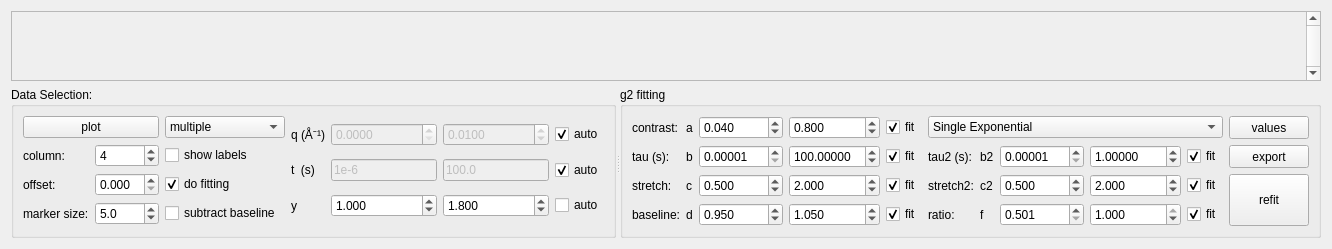
       <widget class="QWidget" name="tab_6">
        <attribute name="title">
         <string>g2</string>
        </attribute>
        <layout class="QGridLayout" name="gridLayout_8">
         <item row="0" column="0">
          <widget class="QScrollArea" name="scrollArea">
           <property name="sizePolicy">
            <sizepolicy hsizetype="Preferred" vsizetype="Preferred">
             <horstretch>0</horstretch>
             <verstretch>30</verstretch>
            </sizepolicy>
           </property>
           <property name="minimumSize">
            <size>
             <width>0</width>
             <height>0</height>
            </size>
           </property>
           <property name="verticalScrollBarPolicy">
            <enum>Qt::ScrollBarPolicy::ScrollBarAlwaysOn</enum>
           </property>
           <property name="sizeAdjustPolicy">
            <enum>QAbstractScrollArea::SizeAdjustPolicy::AdjustToContents</enum>
           </property>
           <property name="widgetResizable">
            <bool>true</bool>
           </property>
           <widget class="QWidget" name="g2_scroll_area">
            <property name="geometry">
             <rect>
              <x>0</x>
              <y>0</y>
              <width>1134</width>
              <height>680</height>
             </rect>
            </property>
            <property name="sizePolicy">
             <sizepolicy hsizetype="Expanding" vsizetype="Expanding">
              <horstretch>0</horstretch>
              <verstretch>0</verstretch>
             </sizepolicy>
            </property>
            <layout class="QGridLayout" name="gridLayout_10">
             <item row="1" column="0">
              <widget class="PlotWidgetDev" name="mp_g2" native="true">
               <property name="sizePolicy">
                <sizepolicy hsizetype="Expanding" vsizetype="Preferred">
                 <horstretch>0</horstretch>
                 <verstretch>0</verstretch>
                </sizepolicy>
               </property>
               <property name="minimumSize">
                <size>
                 <width>0</width>
                 <height>0</height>
                </size>
               </property>
               <property name="autoFillBackground">
                <bool>false</bool>
               </property>
              </widget>
             </item>
            </layout>
           </widget>
          </widget>
         </item>
         <item row="1" column="0">
          <widget class="QSplitter" name="splitter_2">
           <property name="orientation">
            <enum>Qt::Orientation::Horizontal</enum>
           </property>
           <widget class="QGroupBox" name="groupBox">
            <property name="sizePolicy">
             <sizepolicy hsizetype="Preferred" vsizetype="Preferred">
              <horstretch>0</horstretch>
              <verstretch>0</verstretch>
             </sizepolicy>
            </property>
            <property name="minimumSize">
             <size>
              <width>0</width>
              <height>0</height>
             </size>
            </property>
            <property name="maximumSize">
             <size>
              <width>16777215</width>
              <height>65536</height>
             </size>
            </property>
            <property name="title">
             <string>Data Selection:</string>
            </property>
            <layout class="QGridLayout" name="gridLayout_13">
             <item row="0" column="1">
              <layout class="QGridLayout" name="gridLayout_11">
               <item row="1" column="0">
                <widget class="QLabel" name="label_4">
                 <property name="text">
                  <string>t  (s)</string>
                 </property>
                </widget>
               </item>
               <item row="0" column="0">
                <widget class="QLabel" name="label_3">
                 <property name="text">
                  <string>q (Å⁻¹)</string>
                 </property>
                </widget>
               </item>
               <item row="2" column="0">
                <widget class="QLabel" name="label_7">
                 <property name="text">
                  <string>y </string>
                 </property>
                </widget>
               </item>
               <item row="0" column="1">
                <widget class="QDoubleSpinBox" name="g2_qmin">
                 <property name="enabled">
                  <bool>false</bool>
                 </property>
                 <property name="sizePolicy">
                  <sizepolicy hsizetype="Preferred" vsizetype="Fixed">
                   <horstretch>0</horstretch>
                   <verstretch>0</verstretch>
                  </sizepolicy>
                 </property>
                 <property name="decimals">
                  <number>4</number>
                 </property>
                 <property name="singleStep">
                  <double>0.001000000000000</double>
                 </property>
                </widget>
               </item>
               <item row="0" column="2">
                <widget class="QDoubleSpinBox" name="g2_qmax">
                 <property name="enabled">
                  <bool>false</bool>
                 </property>
                 <property name="sizePolicy">
                  <sizepolicy hsizetype="Preferred" vsizetype="Fixed">
                   <horstretch>0</horstretch>
                   <verstretch>0</verstretch>
                  </sizepolicy>
                 </property>
                 <property name="decimals">
                  <number>4</number>
                 </property>
                 <property name="singleStep">
                  <double>0.001000000000000</double>
                 </property>
                 <property name="value">
                  <double>0.010000000000000</double>
                 </property>
                </widget>
               </item>
               <item row="2" column="1">
                <widget class="QDoubleSpinBox" name="g2_ymin">
                 <property name="sizePolicy">
                  <sizepolicy hsizetype="Preferred" vsizetype="Fixed">
                   <horstretch>0</horstretch>
                   <verstretch>0</verstretch>
                  </sizepolicy>
                 </property>
                 <property name="decimals">
                  <number>3</number>
                 </property>
                 <property name="minimum">
                  <double>-1.000000000000000</double>
                 </property>
                 <property name="singleStep">
                  <double>0.010000000000000</double>
                 </property>
                 <property name="value">
                  <double>1.000000000000000</double>
                 </property>
                </widget>
               </item>
               <item row="2" column="2">
                <widget class="QDoubleSpinBox" name="g2_ymax">
                 <property name="sizePolicy">
                  <sizepolicy hsizetype="Preferred" vsizetype="Fixed">
                   <horstretch>0</horstretch>
                   <verstretch>0</verstretch>
                  </sizepolicy>
                 </property>
                 <property name="decimals">
                  <number>3</number>
                 </property>
                 <property name="minimum">
                  <double>-1.000000000000000</double>
                 </property>
                 <property name="singleStep">
                  <double>0.010000000000000</double>
                 </property>
                 <property name="value">
                  <double>1.800000000000000</double>
                 </property>
                </widget>
               </item>
               <item row="1" column="1">
                <widget class="QLineEdit" name="g2_tmin">
                 <property name="enabled">
                  <bool>false</bool>
                 </property>
                 <property name="sizePolicy">
                  <sizepolicy hsizetype="Preferred" vsizetype="Fixed">
                   <horstretch>0</horstretch>
                   <verstretch>0</verstretch>
                  </sizepolicy>
                 </property>
                 <property name="text">
                  <string>1e-6</string>
                 </property>
                </widget>
               </item>
               <item row="1" column="2">
                <widget class="QLineEdit" name="g2_tmax">
                 <property name="enabled">
                  <bool>false</bool>
                 </property>
                 <property name="sizePolicy">
                  <sizepolicy hsizetype="Preferred" vsizetype="Fixed">
                   <horstretch>0</horstretch>
                   <verstretch>0</verstretch>
                  </sizepolicy>
                 </property>
                 <property name="text">
                  <string>100.0</string>
                 </property>
                </widget>
               </item>
               <item row="2" column="3">
                <widget class="QCheckBox" name="g2_yauto">
                 <property name="sizePolicy">
                  <sizepolicy hsizetype="Preferred" vsizetype="Fixed">
                   <horstretch>0</horstretch>
                   <verstretch>0</verstretch>
                  </sizepolicy>
                 </property>
                 <property name="text">
                  <string>auto</string>
                 </property>
                </widget>
               </item>
               <item row="1" column="3">
                <widget class="QCheckBox" name="g2_tauto">
                 <property name="text">
                  <string>auto</string>
                 </property>
                 <property name="checked">
                  <bool>true</bool>
                 </property>
                </widget>
               </item>
               <item row="0" column="3">
                <widget class="QCheckBox" name="g2_qauto">
                 <property name="text">
                  <string>auto</string>
                 </property>
                 <property name="checked">
                  <bool>true</bool>
                 </property>
                </widget>
               </item>
              </layout>
             </item>
             <item row="0" column="0">
              <layout class="QGridLayout" name="gridLayout_19">
               <item row="0" column="0" colspan="2">
                <widget class="QPushButton" name="pushButton_4">
                 <property name="sizePolicy">
                  <sizepolicy hsizetype="Minimum" vsizetype="Fixed">
                   <horstretch>0</horstretch>
                   <verstretch>0</verstretch>
                  </sizepolicy>
                 </property>
                 <property name="minimumSize">
                  <size>
                   <width>0</width>
                   <height>0</height>
                  </size>
                 </property>
                 <property name="text">
                  <string>plot</string>
                 </property>
                </widget>
               </item>
               <item row="2" column="0">
                <widget class="QLabel" name="label">
                 <property name="text">
                  <string>offset:</string>
                 </property>
                </widget>
               </item>
               <item row="1" column="1">
                <widget class="QSpinBox" name="sb_g2_column">
                 <property name="minimum">
                  <number>1</number>
                 </property>
                 <property name="maximum">
                  <number>8</number>
                 </property>
                 <property name="singleStep">
                  <number>1</number>
                 </property>
                 <property name="value">
                  <number>4</number>
                 </property>
                </widget>
               </item>
               <item row="3" column="0">
                <widget class="QLabel" name="label_53">
                 <property name="text">
                  <string>marker size:</string>
                 </property>
                </widget>
               </item>
               <item row="1" column="0">
                <widget class="QLabel" name="label_8">
                 <property name="text">
                  <string>column:</string>
                 </property>
                </widget>
               </item>
               <item row="2" column="1">
                <widget class="QDoubleSpinBox" name="sb_g2_offset">
                 <property name="decimals">
                  <number>3</number>
                 </property>
                 <property name="singleStep">
                  <double>0.005000000000000</double>
                 </property>
                </widget>
               </item>
               <item row="3" column="1">
                <widget class="QDoubleSpinBox" name="g2_marker_size">
                 <property name="decimals">
                  <number>1</number>
                 </property>
                 <property name="minimum">
                  <double>1.000000000000000</double>
                 </property>
                 <property name="maximum">
                  <double>15.000000000000000</double>
                 </property>
                 <property name="singleStep">
                  <double>1.000000000000000</double>
                 </property>
                 <property name="value">
                  <double>5.000000000000000</double>
                 </property>
                </widget>
               </item>
               <item row="3" column="2" colspan="3">
                <widget class="QCheckBox" name="g2_sub_baseline">
                 <property name="sizePolicy">
                  <sizepolicy hsizetype="Preferred" vsizetype="Fixed">
                   <horstretch>0</horstretch>
                   <verstretch>0</verstretch>
                  </sizepolicy>
                 </property>
                 <property name="text">
                  <string>subtract baseline</string>
                 </property>
                 <property name="checked">
                  <bool>false</bool>
                 </property>
                </widget>
               </item>
               <item row="2" column="2" colspan="3">
                <widget class="QCheckBox" name="g2_show_fit">
                 <property name="sizePolicy">
                  <sizepolicy hsizetype="Preferred" vsizetype="Fixed">
                   <horstretch>0</horstretch>
                   <verstretch>0</verstretch>
                  </sizepolicy>
                 </property>
                 <property name="text">
                  <string>do fitting</string>
                 </property>
                 <property name="checked">
                  <bool>true</bool>
                 </property>
                </widget>
               </item>
               <item row="1" column="2" colspan="3">
                <widget class="QCheckBox" name="g2_show_label">
                 <property name="sizePolicy">
                  <sizepolicy hsizetype="Preferred" vsizetype="Fixed">
                   <horstretch>0</horstretch>
                   <verstretch>0</verstretch>
                  </sizepolicy>
                 </property>
                 <property name="text">
                  <string>show labels</string>
                 </property>
                 <property name="checked">
                  <bool>false</bool>
                 </property>
                </widget>
               </item>
               <item row="0" column="2" colspan="3">
                <widget class="QComboBox" name="g2_plot_type">
                 <property name="sizePolicy">
                  <sizepolicy hsizetype="Preferred" vsizetype="Fixed">
                   <horstretch>0</horstretch>
                   <verstretch>0</verstretch>
                  </sizepolicy>
                 </property>
                 <item>
                  <property name="text">
                   <string>multiple</string>
                  </property>
                 </item>
                 <item>
                  <property name="text">
                   <string>single</string>
                  </property>
                 </item>
                 <item>
                  <property name="text">
                   <string>single-combined</string>
                  </property>
                 </item>
                </widget>
               </item>
              </layout>
             </item>
            </layout>
           </widget>
           <widget class="QGroupBox" name="groupBox_2">
            <property name="sizePolicy">
             <sizepolicy hsizetype="Preferred" vsizetype="Preferred">
              <horstretch>0</horstretch>
              <verstretch>0</verstretch>
             </sizepolicy>
            </property>
            <property name="minimumSize">
             <size>
              <width>0</width>
              <height>0</height>
             </size>
            </property>
            <property name="maximumSize">
             <size>
              <width>16777215</width>
              <height>65536</height>
             </size>
            </property>
            <property name="title">
             <string>g2 fitting</string>
            </property>
            <layout class="QGridLayout" name="gridLayout_14">
             <item row="0" column="0" rowspan="3">
              <layout class="QGridLayout" name="gridLayout_12">
               <item row="3" column="7">
                <widget class="QDoubleSpinBox" name="g2_fmin">
                 <property name="decimals">
                  <number>3</number>
                 </property>
                 <property name="minimum">
                  <double>0.501000000000000</double>
                 </property>
                 <property name="maximum">
                  <double>1.000000000000000</double>
                 </property>
                </widget>
               </item>
               <item row="3" column="8">
                <widget class="QDoubleSpinBox" name="g2_fmax">
                 <property name="decimals">
                  <number>3</number>
                 </property>
                 <property name="minimum">
                  <double>0.501000000000000</double>
                 </property>
                 <property name="maximum">
                  <double>1.000000000000000</double>
                 </property>
                 <property name="value">
                  <double>1.000000000000000</double>
                 </property>
                </widget>
               </item>
               <item row="2" column="7">
                <widget class="QDoubleSpinBox" name="g2_c2min">
                 <property name="decimals">
                  <number>3</number>
                 </property>
                 <property name="value">
                  <double>0.500000000000000</double>
                 </property>
                </widget>
               </item>
               <item row="2" column="8">
                <widget class="QDoubleSpinBox" name="g2_c2max">
                 <property name="decimals">
                  <number>3</number>
                 </property>
                 <property name="value">
                  <double>2.000000000000000</double>
                 </property>
                </widget>
               </item>
               <item row="1" column="8">
                <widget class="QDoubleSpinBox" name="g2_b2max">
                 <property name="decimals">
                  <number>5</number>
                 </property>
                 <property name="maximum">
                  <double>9999.999900000000707</double>
                 </property>
                 <property name="value">
                  <double>1.000000000000000</double>
                 </property>
                </widget>
               </item>
               <item row="1" column="7">
                <widget class="QDoubleSpinBox" name="g2_b2min">
                 <property name="decimals">
                  <number>5</number>
                 </property>
                 <property name="minimum">
                  <double>0.000010000000000</double>
                 </property>
                 <property name="maximum">
                  <double>999.999000000000024</double>
                 </property>
                 <property name="value">
                  <double>0.000010000000000</double>
                 </property>
                </widget>
               </item>
               <item row="2" column="6">
                <widget class="QLabel" name="label_66">
                 <property name="text">
                  <string>c2</string>
                 </property>
                </widget>
               </item>
               <item row="3" column="0">
                <widget class="QLabel" name="label_48">
                 <property name="text">
                  <string>baseline:</string>
                 </property>
                </widget>
               </item>
               <item row="2" column="9">
                <widget class="QCheckBox" name="g2_c2fit">
                 <property name="text">
                  <string>fit</string>
                 </property>
                 <property name="checked">
                  <bool>true</bool>
                 </property>
                </widget>
               </item>
               <item row="3" column="1">
                <widget class="QLabel" name="label_41">
                 <property name="text">
                  <string>d</string>
                 </property>
                </widget>
               </item>
               <item row="3" column="4">
                <widget class="QCheckBox" name="g2_dfit">
                 <property name="text">
                  <string>fit</string>
                 </property>
                 <property name="checked">
                  <bool>true</bool>
                 </property>
                </widget>
               </item>
               <item row="3" column="5">
                <widget class="QLabel" name="label_63">
                 <property name="text">
                  <string>ratio:</string>
                 </property>
                </widget>
               </item>
               <item row="3" column="9">
                <widget class="QCheckBox" name="g2_ffit">
                 <property name="text">
                  <string>fit</string>
                 </property>
                 <property name="checked">
                  <bool>true</bool>
                 </property>
                </widget>
               </item>
               <item row="0" column="5" colspan="5">
                <widget class="QComboBox" name="g2_fitting_function">
                 <item>
                  <property name="text">
                   <string>Single Exponential</string>
                  </property>
                 </item>
                 <item>
                  <property name="text">
                   <string>Double Exponential</string>
                  </property>
                 </item>
                </widget>
               </item>
               <item row="3" column="6">
                <widget class="QLabel" name="label_67">
                 <property name="text">
                  <string>f</string>
                 </property>
                </widget>
               </item>
               <item row="0" column="2">
                <widget class="QDoubleSpinBox" name="g2_amin">
                 <property name="decimals">
                  <number>3</number>
                 </property>
                 <property name="maximum">
                  <double>999.999000000000024</double>
                 </property>
                 <property name="singleStep">
                  <double>0.010000000000000</double>
                 </property>
                 <property name="value">
                  <double>0.040000000000000</double>
                 </property>
                </widget>
               </item>
               <item row="0" column="3">
                <widget class="QDoubleSpinBox" name="g2_amax">
                 <property name="decimals">
                  <number>3</number>
                 </property>
                 <property name="maximum">
                  <double>999.999000000000024</double>
                 </property>
                 <property name="singleStep">
                  <double>0.010000000000000</double>
                 </property>
                 <property name="value">
                  <double>0.800000000000000</double>
                 </property>
                </widget>
               </item>
               <item row="3" column="2">
                <widget class="QDoubleSpinBox" name="g2_dmin">
                 <property name="decimals">
                  <number>3</number>
                 </property>
                 <property name="singleStep">
                  <double>0.010000000000000</double>
                 </property>
                 <property name="value">
                  <double>0.950000000000000</double>
                 </property>
                </widget>
               </item>
               <item row="3" column="3">
                <widget class="QDoubleSpinBox" name="g2_dmax">
                 <property name="decimals">
                  <number>3</number>
                 </property>
                 <property name="singleStep">
                  <double>0.050000000000000</double>
                 </property>
                 <property name="value">
                  <double>1.050000000000000</double>
                 </property>
                </widget>
               </item>
               <item row="2" column="2">
                <widget class="QDoubleSpinBox" name="g2_cmin">
                 <property name="decimals">
                  <number>3</number>
                 </property>
                 <property name="singleStep">
                  <double>0.010000000000000</double>
                 </property>
                 <property name="value">
                  <double>0.500000000000000</double>
                 </property>
                </widget>
               </item>
               <item row="2" column="3">
                <widget class="QDoubleSpinBox" name="g2_cmax">
                 <property name="decimals">
                  <number>3</number>
                 </property>
                 <property name="singleStep">
                  <double>0.010000000000000</double>
                 </property>
                 <property name="value">
                  <double>2.000000000000000</double>
                 </property>
                </widget>
               </item>
               <item row="1" column="2">
                <widget class="QDoubleSpinBox" name="g2_bmin">
                 <property name="decimals">
                  <number>5</number>
                 </property>
                 <property name="minimum">
                  <double>0.000010000000000</double>
                 </property>
                 <property name="maximum">
                  <double>999.999900000000025</double>
                 </property>
                 <property name="value">
                  <double>0.000010000000000</double>
                 </property>
                </widget>
               </item>
               <item row="1" column="3">
                <widget class="QDoubleSpinBox" name="g2_bmax">
                 <property name="decimals">
                  <number>5</number>
                 </property>
                 <property name="maximum">
                  <double>9999.999900000000707</double>
                 </property>
                 <property name="value">
                  <double>100.000000000000000</double>
                 </property>
                </widget>
               </item>
               <item row="0" column="0">
                <widget class="QLabel" name="label_45">
                 <property name="text">
                  <string>contrast:</string>
                 </property>
                </widget>
               </item>
               <item row="0" column="1">
                <widget class="QLabel" name="label_5">
                 <property name="text">
                  <string>a</string>
                 </property>
                </widget>
               </item>
               <item row="0" column="4">
                <widget class="QCheckBox" name="g2_afit">
                 <property name="text">
                  <string>fit</string>
                 </property>
                 <property name="checked">
                  <bool>true</bool>
                 </property>
                </widget>
               </item>
               <item row="1" column="0">
                <widget class="QLabel" name="label_46">
                 <property name="text">
                  <string>tau (s):</string>
                 </property>
                </widget>
               </item>
               <item row="1" column="1">
                <widget class="QLabel" name="label_6">
                 <property name="text">
                  <string>b</string>
                 </property>
                </widget>
               </item>
               <item row="1" column="4">
                <widget class="QCheckBox" name="g2_bfit">
                 <property name="text">
                  <string>fit</string>
                 </property>
                 <property name="checked">
                  <bool>true</bool>
                 </property>
                </widget>
               </item>
               <item row="1" column="5">
                <widget class="QLabel" name="label_65">
                 <property name="text">
                  <string>tau2 (s):</string>
                 </property>
                </widget>
               </item>
               <item row="1" column="6">
                <widget class="QLabel" name="label_64">
                 <property name="text">
                  <string>b2</string>
                 </property>
                </widget>
               </item>
               <item row="1" column="9">
                <widget class="QCheckBox" name="g2_b2fit">
                 <property name="text">
                  <string>fit</string>
                 </property>
                 <property name="checked">
                  <bool>true</bool>
                 </property>
                </widget>
               </item>
               <item row="2" column="0">
                <widget class="QLabel" name="label_47">
                 <property name="text">
                  <string>stretch:</string>
                 </property>
                </widget>
               </item>
               <item row="2" column="1">
                <widget class="QLabel" name="label_10">
                 <property name="text">
                  <string>c</string>
                 </property>
                </widget>
               </item>
               <item row="2" column="4">
                <widget class="QCheckBox" name="g2_cfit">
                 <property name="text">
                  <string>fit</string>
                 </property>
                 <property name="checked">
                  <bool>true</bool>
                 </property>
                </widget>
               </item>
               <item row="2" column="5">
                <widget class="QLabel" name="label_62">
                 <property name="text">
                  <string>stretch2:</string>
                 </property>
                </widget>
               </item>
               <item row="0" column="10">
                <widget class="QPushButton" name="show_g2_fit_summary">
                 <property name="sizePolicy">
                  <sizepolicy hsizetype="Minimum" vsizetype="Preferred">
                   <horstretch>0</horstretch>
                   <verstretch>0</verstretch>
                  </sizepolicy>
                 </property>
                 <property name="text">
                  <string>values</string>
                 </property>
                </widget>
               </item>
               <item row="1" column="10">
                <widget class="QPushButton" name="btn_g2_export">
                 <property name="sizePolicy">
                  <sizepolicy hsizetype="Minimum" vsizetype="Preferred">
                   <horstretch>0</horstretch>
                   <verstretch>0</verstretch>
                  </sizepolicy>
                 </property>
                 <property name="text">
                  <string>export</string>
                 </property>
                </widget>
               </item>
               <item row="2" column="10" rowspan="2">
                <widget class="QPushButton" name="btn_g2_refit">
                 <property name="sizePolicy">
                  <sizepolicy hsizetype="Minimum" vsizetype="Preferred">
                   <horstretch>0</horstretch>
                   <verstretch>0</verstretch>
                  </sizepolicy>
                 </property>
                 <property name="text">
                  <string>refit</string>
                 </property>
                </widget>
               </item>
              </layout>
             </item>
            </layout>
           </widget>
          </widget>
         </item>
        </layout>
       </widget>
